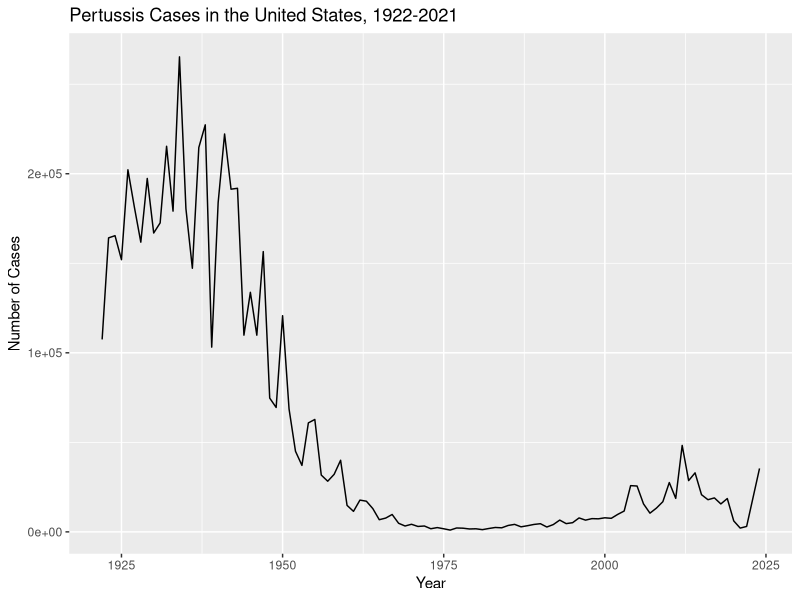
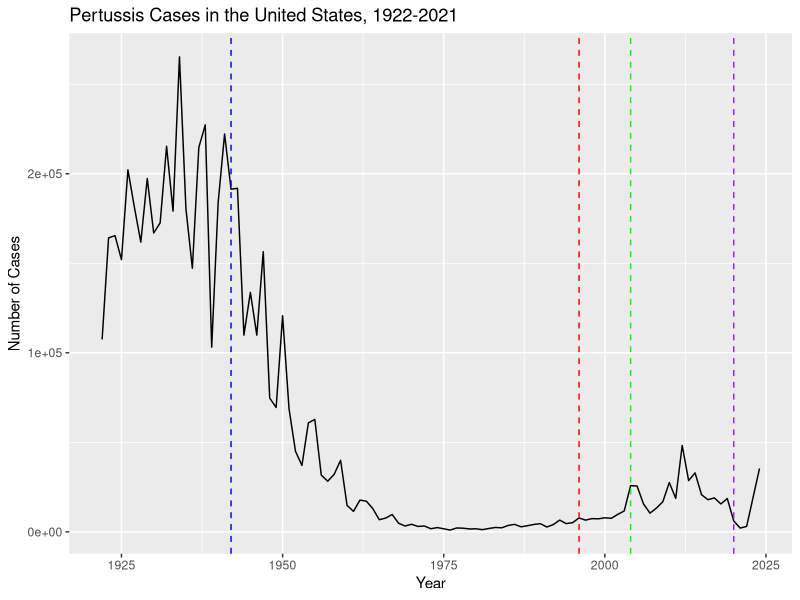

Write the R code that produced these figures, in order. (Note: this script raises an error after producing the figures.)
## ---- chunk 1
cdc <- data.frame(
  year = c(1922L,1923L,1924L,1925L,
           1926L,1927L,1928L,1929L,1930L,1931L,
           1932L,1933L,1934L,1935L,1936L,
           1937L,1938L,1939L,1940L,1941L,1942L,
           1943L,1944L,1945L,1946L,1947L,
           1948L,1949L,1950L,1951L,1952L,
           1953L,1954L,1955L,1956L,1957L,1958L,
           1959L,1960L,1961L,1962L,1963L,
           1964L,1965L,1966L,1967L,1968L,1969L,
           1970L,1971L,1972L,1973L,1974L,
           1975L,1976L,1977L,1978L,1979L,1980L,
           1981L,1982L,1983L,1984L,1985L,
           1986L,1987L,1988L,1989L,1990L,
           1991L,1992L,1993L,1994L,1995L,1996L,
           1997L,1998L,1999L,2000L,2001L,
           2002L,2003L,2004L,2005L,2006L,2007L,
           2008L,2009L,2010L,2011L,2012L,
           2013L,2014L,2015L,2016L,2017L,2018L,
           2019L,2020L,2021L,2022L, 2024L),
  cases = c(107473,164191,165418,152003,
                                   202210,181411,161799,197371,
                                   166914,172559,215343,179135,265269,
                                   180518,147237,214652,227319,103188,
                                   183866,222202,191383,191890,109873,
                                   133792,109860,156517,74715,69479,
                                   120718,68687,45030,37129,60886,
                                   62786,31732,28295,32148,40005,
                                   14809,11468,17749,17135,13005,6799,
                                   7717,9718,4810,3285,4249,3036,
                                   3287,1759,2402,1738,1010,2177,2063,
                                   1623,1730,1248,1895,2463,2276,
                                   3589,4195,2823,3450,4157,4570,
                                   2719,4083,6586,4617,5137,7796,6564,
                                   7405,7298,7867,7580,9771,11647,
                                   25827,25616,15632,10454,13278,
                                   16858,27550,18719,48277,28639,32971,
                                   20762,17972,18975,15609,18617,
                                   6124,2116,3044, 35434)
)
## ---- chunk 2
head(cdc)
## ---- chunk 3
library(ggplot2)

ggplot(cdc, aes(x = year, y = cases)) +
  geom_line() +
  labs(title = "Pertussis Cases in the United States, 1922-2021",
       x = "Year",
       y = "Number of Cases")
## ---- chunk 4
ggplot(cdc, aes(x = year, y = cases)) +
  geom_line() +
  geom_vline(xintercept = 1942, linetype = "dashed", col="blue") +
  geom_vline(xintercept = 1996, linetype = "dashed", col="red") +
  geom_vline(xintercept = 2020, linetype = "dashed", col="purple") +
  geom_vline(xintercept = 2004, linetype = "dashed", col="green") +
  labs(title = "Pertussis Cases in the United States, 1922-2021",
       x = "Year",
       y = "Number of Cases")
## ---- chunk 5
library(jsonlite)

subject <- read_json("http://cmi-pb.org/api/v5_1/subject",
                     simplifyVector = TRUE)

head(subject)
## ---- chunk 6
nrow(subject)
## ---- chunk 7
table(subject$infancy_vac)
## ---- chunk 8
table(subject$biological_sex)
## ---- chunk 9
table(subject$race, subject$biological_sex)
## ---- chunk 10
library(lubridate)

subject$age <- time_length(today() - ymd(subject$year_of_birth), "years")
## ---- chunk 11
mean(subject$age[subject$infancy_vac == "wP"])
mean(subject$age[subject$infancy_vac == "aP"])
## ---- chunk 12
specimen <- read_json("http://cmi-pb.org/api/v5_1/specimen",
          simplifyVector = TRUE)

ab_titer <- read_json("http://cmi-pb.org/api/v5_1/plasma_ab_titer",
          simplifyVector = TRUE)
## ---- chunk 13
head(specimen)
## ---- chunk 14
head(ab_titer)
## ---- chunk 15
library(dplyr)
meta <- inner_join(subject, specimen)
head(meta)
## ---- chunk 16
ab_data <- inner_join(meta, ab_titer)
head(ab_data)
## ---- chunk 17
ggplot(ab_data, aes(x = MFI, y = antigen, colour = infancy_vac)) +
  geom_boxplot() +
  facet_wrap(~infancy_vac) +
  labs(title = "Antigen Titer Levels",
       x = "MFI",
       y = "Antigen")
## ---- chunk 18
igg <- ab_data |>
  filter(isotype == "IgG") 
## ---- chunk 19
ggplot(igg, aes(x = MFI, y = antigen, colour = infancy_vac)) +
  geom_boxplot() +
  labs(title = "Antigen Titer Levels",
       x = "MFI",
       y = "Antigen")
## ---- chunk 20
head(igg)
## ---- chunk 21
ggplot(igg, aes(x = MFI, y = antigen, colour = infancy_vac)) +
  geom_boxplot() +
  facet_wrap(~visit) +
  labs(title = "Antigen Titer Levels",
       x = "MFI",
       y = "Antigen")
## ---- chunk 22
table(ab_data$isotype)
## ---- chunk 23
table(ab_data$dataset)
## ---- chunk 24
table(ab_data$antigen)
## ---- chunk 25
dim(ab_data)
## ---- chunk 26
ggplot(ab_data, aes(x = MFI, y = antigen, colour = infancy_vac)) +
  geom_boxplot() +
  labs(title = "Antigen Titer Levels",
       x = "MFI",
       y = "Antigen")
## ---- chunk 27
ggplot(ab_data, aes(x = MFI_normalised, y = antigen, colour = infancy_vac)) +
  geom_boxplot() +
  labs(title = "Antigen Titer Levels",
       x = "MFI",
       y = "Antigen")
## ---- chunk 28
# filter to focus on PT and IgG
pt_igg <- ab_data |>
  filter(isotype == "IgG", antigen == "PT", dataset == "2021_dataset") 
## ---- chunk 29
ggplot(pt_igg, aes(x = actual_day_relative_to_boost, y = MFI_normalised, colour = infancy_vac, group = subject_id)) +
  geom_point() +
  geom_line() +
  geom_vline(xintercept = 14, linetype = "dashed") +
  geom_vline(xintercept = 0, linetype = "dashed") +
  geom_smooth(aes(group = infancy_vac), method = "glm", se = TRUE) +
  labs(title = "Antigen Titer Levels",
       x = "Days relative to boost",
       y = "mfi_normalised")
